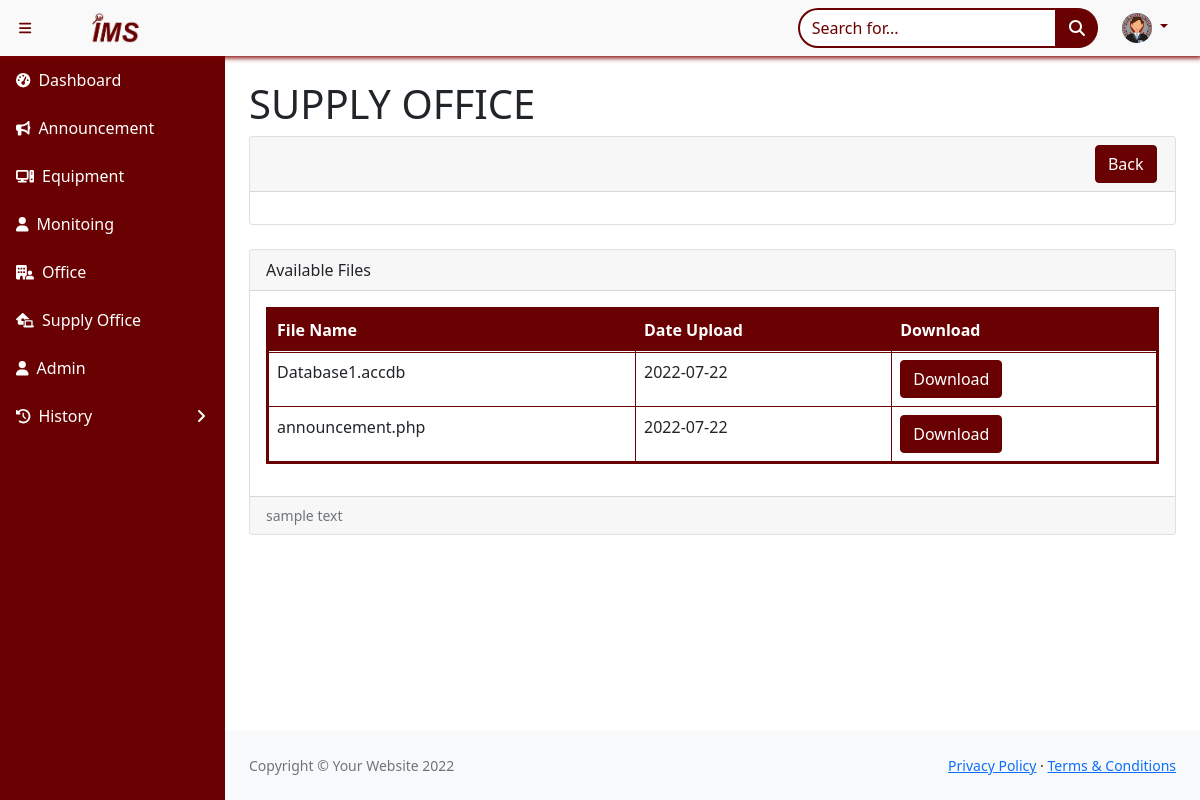
Screenshot of /supplyoffice1.php?personID=102 (signed in) with the database file from the repository.
### tables this page shows
CREATE TABLE `headadmin` (
  `HeadAdminID` int(11) NOT NULL,
  `FirstName` varchar(255) NOT NULL,
  `LastName` varchar(255) NOT NULL,
  `MiddleName` varchar(255) NOT NULL,
  `Gender` varchar(10) NOT NULL,
  `Birthdate` date NOT NULL,
  `Address` varchar(255) NOT NULL,
  `ContactNumber` varchar(11) NOT NULL,
  `Position` varchar(255) NOT NULL,
  `Email` varchar(1000) NOT NULL,
  `Username` varchar(255) NOT NULL,
  `Password` varchar(255) NOT NULL,
  `Picture` varchar(500) NOT NULL
);

CREATE TABLE `files` (
  `fileID` int(11) NOT NULL,
  `fileName` varchar(500) NOT NULL,
  `personID` int(6) NOT NULL,
  `fileType` varchar(50) NOT NULL,
  `dateUpload` date NOT NULL
);

### supplyoffice1.php (the view, shortened to what this page needs)
<!DOCTYPE html>
<html lang="en">
    <head>
        <link href="https://cdn.jsdelivr.net/npm/simple-datatables@latest/dist/style.css" rel="stylesheet" />
        <link href="css/styles.css" rel="stylesheet" />
    </head>
    <body class="sb-nav-fixed">
        <nav class="sb-topnav navbar navbar-expand navbar-dark bg-dark">
            <button class="btn btn-link btn-sm order-1 order-lg-0 me-4 me-lg-0" id="sidebarToggle" href="#!"><i class="fas fa-bars"></i></button>
            <img src="assets\img\inventory monitoring system maroon.png" alt="..." height="30" style="margin-left: 50px;">
            <a class="navbar-brand ps-3" href="index.html" style="margin-left: 80px;"></a>
            <form class="d-none d-md-inline-block form-inline ms-auto me-0 me-md-3 my-2 my-md-0">
                <div class="input-group">
                    <input class="form-control" type="text" placeholder="Search for..." aria-label="Search for..." aria-describedby="btnNavbarSearch" />
                    <button class="btn btn-primary" id="btnNavbarSearch" type="button"><i class="fas fa-search"></i></button>
                </div>
            </form>
            <?php
            include('dbconnector.php');
                $query=mysqli_query($dbconn,"SELECT * FROM headadmin WHERE HeadAdminID ='".$_SESSION['id']."'")or die(mysqli_error());
                    while($row=mysqli_fetch_array($query)){
            ?>
            <ul class="navbar-nav ms-auto ms-md-0 me-3 me-lg-4">
                <li class="nav-item dropdown">
                    <a class="nav-link dropdown-toggle" id="navbarDropdown" href="#" role="button" data-bs-toggle="dropdown" aria-expanded="false">
                        <img src="assets\img\batstate_user01.png" alt="..." height="30">
                    </a>
                            <img class="admin-profile" src="images/<?php echo $row['Picture']; }?>" width="60px" height="60px">
                </li>
            </ul>
         </nav>
        <div id="layoutSidenav">
            <div id="layoutSidenav_nav">
                <nav class="sb-sidenav accordion sb-sidenav-dark" id="sidenavAccordion">
                    <div class="sb-sidenav-menu">
                        <div class="nav">
                            <a class="nav-link" href="dashboard.php">
                                <div class="sb-nav-link-icon"><i class="fas fa-tachometer-alt"></i></div>
                                Dashboard
                            </a>
                            <a class="nav-link" href="announcement.php">
                                <div class="sb-nav-link-icon"><i class="fa-solid fa-bullhorn"></i></div>
                                Announcement
                            </a>
                             <a class="nav-link" href="equipment.php">
                                <div class="sb-nav-link-icon"><i class="fa-solid fa-computer"></i></div>
                                Equipment
                            </a>
                            <a class="nav-link" href="evaluation.php">
                                <div class="sb-nav-link-icon"><i class="fa-solid fa-user"></i></div>
                                Monitoing
                            </a>
                            <a class="nav-link" href="office.php">
                                <div class="sb-nav-link-icon"><i class="fa-solid fa-building-user"></i></div>
                                Office
                            </a>
                             <a class="nav-link" href="supplyoffice.php">
                                <div class="sb-nav-link-icon"><i class="fa-solid fa-house-laptop"></i></div>
                                Supply Office
                            </a>
                            <a class="nav-link" href="admin.php">
                                <div class="sb-nav-link-icon"><i class="fa-solid fa-user"></i></div>
                                Admin
                            </a>
                            <a class="nav-link collapsed" href="#" data-bs-toggle="collapse" data-bs-target="#collapseLayouts" aria-expanded="false" aria-controls="collapseLayouts">
                                <div class="sb-nav-link-icon"><i class="fa-solid fa-clock-rotate-left"></i></div>
                                History
                                <div class="sb-sidenav-collapse-arrow"><i class="fas fa-angle-down"></i></div>
                            </a>
                        </div>
                    </div>
                </nav>
            </div>
            <div id="layoutSidenav_content">
                <main>
                    <div class="container-fluid px-4">
                        <h1 class="mt-4">SUPPLY OFFICE</h1>
                        <div class="row">
                            <div class="col-lg-14">
                                <div class="card mb-4">
                                    <div class="card-header" style="height: 55px;">
                                        <a href="supplyoffice.php" class="btn btn-primary btn-block" type="submit"  style="position: absolute; right: 2%;">Back</a>
                                    </div>
                                    <div class="card-body">
                                    </div>
                                </div>
                            </div>
                            <div class="col-lg-13">
                                <div class="card mb-4">
                                    <div class="card-header">
                                        Available Files
                                    </div>
                                    <div class="card-body">
                                        <table  border="2px solid" class="table table-bordered" style="border-color: #690001;" id="datatablesSimple">
                                <thead style="background-color:#690001; color: white;">
                                        <th>File Name</th>
                                        <th>Date Upload</th>
                                        <th>Download</th>
                                </thead>
                                <tbody>
                                    <tr style=" border-bottom: 1pt solid #fff; border-top: 1pt solid #fff; pointer-events: none">
                                        <?php
                                if (isset($_GET['personID'])){
                    $query=mysqli_query($dbconn,"SELECT * FROM files INNER JOIN headadmin ON files.personID = headadmin.HeadAdminID where headadmin.HeadAdminID = '{$_GET['personID']}'")or die(mysqli_error());
                                      $rowcount = mysqli_num_rows($query);
                                    if ($rowcount > 0) {
                                    while($row=$query->fetch_assoc()) {
                                    extract($row);
                                ?>
                                            <tr>
                                            <td><?php echo $fileName; ?></td>
                                            <td><?php echo $dateUpload; ?></td>
                                            <td>
                                                <a href="download.php?downloadfile=<?php echo $fileName; ?>" class="btn btn-primary btn-block" type="submit"  style="align-self: center;"> Download</a>
                                            </td>
                                            </tr>
                                     <?php } } ?>
                                     <?php } else { ?>
                                    <div class = "panel-heading">
                                        <h5>Nothing Selected</h5>
                                    </div>
                                     <?php }
                                     ?>
                                    </tr>
                                </tbody>
                            </table>
                                    </div>
                                    <div class="card-footer small text-muted">sample text</div>
                                </div>
                            </div>
                        </div>
                    </div>
                </main>
                <footer class="py-4 bg-light mt-auto">
                    <div class="container-fluid px-4">
                        <div class="d-flex align-items-center justify-content-between small">
                            <div class="text-muted">Copyright &copy; Your Website 2022</div>
                            <div>
                                <a href="#">Privacy Policy</a>
                                &middot;
                                <a href="#">Terms &amp; Conditions</a>
                            </div>
                        </div>
                    </div>
                </footer>
            </div>
        </div>
    </body>
</html>

### rows the page displays
files: fileName "Database1.accdb", dateUpload "2022-07-22"
files: fileName "announcement.php", dateUpload "2022-07-22"
